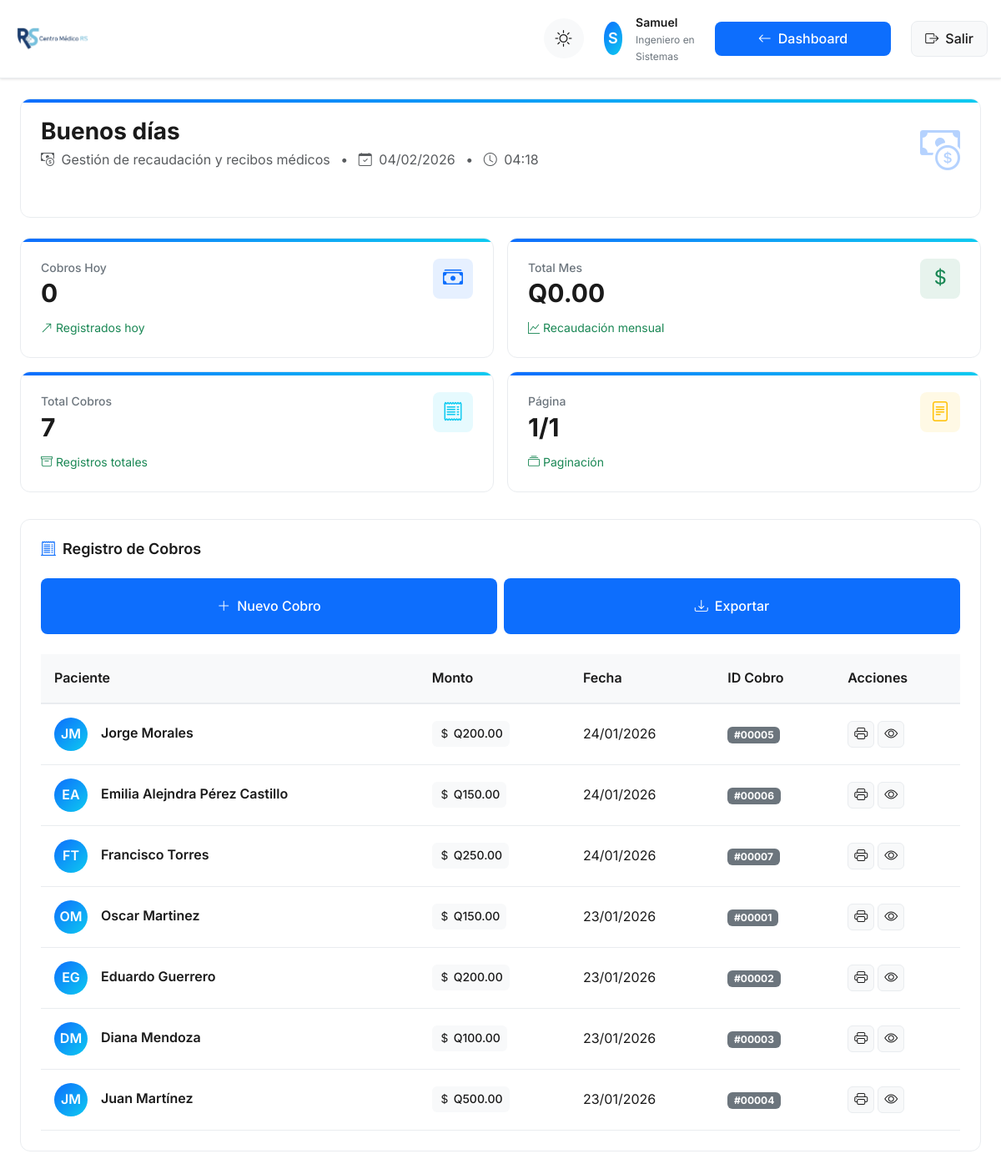
/php/billing/index.php (signed in), run on the app's committed database.
### tables this page shows
CREATE TABLE `cobros` (
  `in_cobro` int NOT NULL,
  `paciente_cobro` int NOT NULL,
  `id_doctor` int DEFAULT NULL,
  `cantidad_consulta` int NOT NULL,
  `fecha_consulta` datetime NOT NULL,
  `tipo_pago` enum('Efectivo','Tarjeta','Transferencia') DEFAULT 'Efectivo',
  `tipo_consulta` enum('Consulta','Reconsulta') DEFAULT 'Consulta'
);

### php/billing/index.php (the view, shortened to what this page needs)
<?php
try {
    $database = new Database();
    $conn = $database->getConnection();
    $user_name = $_SESSION['nombre'];
    $user_specialty = $_SESSION['especialidad'] ?? 'Profesional Médico';
    $page = isset($_GET['page']) ? (int) $_GET['page'] : 1;
    $limit = 25;
    $offset = ($page - 1) * $limit;
    $stmt = $conn->prepare("SELECT COUNT(*) as total FROM cobros");
    $stmt->execute();
    $total_records = $stmt->fetch(PDO::FETCH_ASSOC)['total'];
    $total_pages = ceil($total_records / $limit);
    $stmt = $conn->prepare("
        SELECT c.*, CONCAT(p.nombre, ' ', p.apellido) as nombre_paciente
        FROM cobros c
        JOIN pacientes p ON c.paciente_cobro = p.id_paciente
        ORDER BY c.fecha_consulta DESC
        LIMIT ? OFFSET ?
    ");
    $stmt->bindValue(1, $limit, PDO::PARAM_INT);
    $stmt->bindValue(2, $offset, PDO::PARAM_INT);
    $stmt->execute();
    $cobros = $stmt->fetchAll(PDO::FETCH_ASSOC);
    $stmt = $conn->prepare("SELECT COUNT(*) as total FROM cobros WHERE DATE(fecha_consulta) = CURDATE()");
    $stmt->execute();
    $hoy_cobros = $stmt->fetch(PDO::FETCH_ASSOC)['total'] ?? 0;
    $stmt = $conn->prepare("SELECT SUM(cantidad_consulta) as total FROM cobros WHERE MONTH(fecha_consulta) = MONTH(CURDATE())");
    $stmt->execute();
    $mes_total = $stmt->fetch(PDO::FETCH_ASSOC)['total'] ?? 0;
} catch (Exception $e) {
    error_log("Error en módulo de cobros: " . $e->getMessage());
    die("Error al cargar el módulo de cobros. Por favor, contacte al administrador.");
}
?>
<!DOCTYPE html>
<html lang="es" data-theme="light">
<head>
    <link rel="stylesheet" href="https://cdn.jsdelivr.net/npm/bootstrap-icons@1.10.0/font/bootstrap-icons.css">
    <link href="https://cdn.jsdelivr.net/npm/bootstrap@5.3.0/dist/css/bootstrap.min.css" rel="stylesheet">
    <link rel="stylesheet" href="https://cdn.jsdelivr.net/npm/sweetalert2@11/dist/sweetalert2.min.css">
</head>
<body>
    <div class="dashboard-container">
        <header class="dashboard-header">
            <div class="header-content">
                <div class="brand-container">
                    <img src="../../assets/img/cmrs.png" alt="Centro Médico RS" class="brand-logo">
                </div>
                <div class="header-controls">
                    <div class="theme-toggle">
                        <button id="themeSwitch" class="theme-btn" aria-label="Cambiar tema claro/oscuro">
                            <i class="bi bi-sun theme-icon sun-icon"></i>
                        </button>
                    </div>
                    <div class="header-user">
                        <div class="header-avatar">
                            <?php echo strtoupper(substr($user_name, 0, 1)); ?>
                        </div>
                        <div class="header-details">
                            <span class="header-name"><?php echo htmlspecialchars($user_name); ?></span>
                            <span class="header-role"><?php echo htmlspecialchars($user_specialty); ?></span>
                        </div>
                    </div>
                    <a href="../dashboard/index.php" class="action-btn secondary">
                        <i class="bi bi-arrow-left"></i>
                        Dashboard
                    </a>
                    <a href="../auth/logout.php" class="logout-btn">
                        <i class="bi bi-box-arrow-right"></i>
                        <span>Salir</span>
                    </a>
                </div>
            </div>
        </header>
        <main class="main-content">
            <div class="stat-card mb-4 animate-in">
                <div class="stat-header">
                    <div>
                        <h2 class="stat-value" style="font-size: 1.75rem; margin-bottom: 0.5rem;">
                            <span id="greeting-text">Módulo de Cobros</span>
                        </h2>
                        <p class="text-muted mb-0">
                            <i class="bi bi-cash-coin me-1"></i> Gestión de recaudación y recibos médicos
                            <span class="mx-2">•</span>
                            <i class="bi bi-calendar-check me-1"></i> <?php echo date('d/m/Y'); ?>
                            <span class="mx-2">•</span>
                            <i class="bi bi-clock me-1"></i> <span id="current-time"><?php echo date('H:i'); ?></span>
                        </p>
                    </div>
                    <div class="d-none d-md-block">
                        <i class="bi bi-cash-coin text-primary" style="font-size: 3rem; opacity: 0.3;"></i>
                    </div>
                </div>
            </div>
            <div class="stats-grid">
                <div class="stat-card animate-in delay-1">
                    <div class="stat-header">
                        <div>
                            <div class="stat-title">Cobros Hoy</div>
                            <div class="stat-value"><?php echo $hoy_cobros; ?></div>
                        </div>
                        <div class="stat-icon primary">
                            <i class="bi bi-cash-stack"></i>
                        </div>
                    </div>
                    <div class="stat-change positive">
                        <i class="bi bi-arrow-up-right"></i>
                        <span>Registrados hoy</span>
                    </div>
                </div>
                <div class="stat-card animate-in delay-2">
                    <div class="stat-header">
                        <div>
                            <div class="stat-title">Total Mes</div>
                            <div class="stat-value">Q<?php echo number_format($mes_total, 2); ?></div>
                        </div>
                        <div class="stat-icon success">
                            <i class="bi bi-currency-dollar"></i>
                        </div>
                    </div>
                    <div class="stat-change positive">
                        <i class="bi bi-graph-up"></i>
                        <span>Recaudación mensual</span>
                    </div>
                </div>
                <div class="stat-card animate-in delay-3">
                    <div class="stat-header">
                        <div>
                            <div class="stat-title">Total Cobros</div>
                            <div class="stat-value"><?php echo $total_records; ?></div>
                        </div>
                        <div class="stat-icon info">
                            <i class="bi bi-receipt"></i>
                        </div>
                    </div>
                    <div class="stat-change positive">
                        <i class="bi bi-archive"></i>
                        <span>Registros totales</span>
                    </div>
                </div>
                <div class="stat-card animate-in delay-4">
                    <div class="stat-header">
                        <div>
                            <div class="stat-title">Página</div>
                            <div class="stat-value"><?php echo $page; ?>/<?php echo $total_pages; ?></div>
                        </div>
                        <div class="stat-icon warning">
                            <i class="bi bi-file-text"></i>
                        </div>
                    </div>
                    <div class="stat-change positive">
                        <i class="bi bi-collection"></i>
                        <span>Paginación</span>
                    </div>
                </div>
            </div>
            <section class="billing-section animate-in delay-1">
                <div class="section-header">
                    <h3 class="section-title">
                        <i class="bi bi-receipt-cutoff section-title-icon"></i>
                        Registro de Cobros
                    </h3>
                    <div class="d-flex gap-2">
                        <button type="button" class="action-btn" data-bs-toggle="modal"
                            data-bs-target="#newBillingModal">
                            <i class="bi bi-plus-lg"></i>
                            Nuevo Cobro
                        </button>
                        <a href="export_cobros.php" class="action-btn secondary">
                            <i class="bi bi-download"></i>
                            Exportar
                        </a>
                    </div>
                </div>
                <?php if (count($cobros) > 0): ?>
                    <div class="table-responsive">
                        <table class="billing-table">
                            <thead>
                                <tr>
                                    <th>Paciente</th>
                                    <th>Monto</th>
                                    <th>Fecha</th>
                                    <th>ID Cobro</th>
                                    <th>Acciones</th>
                                </tr>
                            </thead>
                            <tbody>
                                <?php foreach ($cobros as $cobro): ?>
                                    <?php
                                    $patient_name = htmlspecialchars($cobro['nombre_paciente']);
                                    $patient_initials = strtoupper(
                                        substr(explode(' ', $cobro['nombre_paciente'])[0], 0, 1) .
                                        (isset(explode(' ', $cobro['nombre_paciente'])[1]) ? substr(explode(' ', $cobro['nombre_paciente'])[1], 0, 1) : '')
                                    );
                                    ?>
                                    <tr>
                                        <td>
                                            <div class="patient-cell">
                                                <div class="patient-avatar">
                                                    <?php echo $patient_initials; ?>
                                                </div>
                                                <div class="patient-info">
                                                    <div class="patient-name"><?php echo $patient_name; ?></div>
                                                </div>
                                            </div>
                                        </td>
                                        <td>
                                            <span class="amount-badge">
                                                <i class="bi bi-currency-dollar"></i>
                                                Q<?php echo number_format($cobro['cantidad_consulta'], 2); ?>
                                            </span>
                                        </td>
                                        <td>
                                            <?php echo date('d/m/Y', strtotime($cobro['fecha_consulta'])); ?>
                                        </td>
                                        <td>
                                            <span
                                                class="badge bg-secondary">#<?php echo str_pad($cobro['in_cobro'], 5, '0', STR_PAD_LEFT); ?></span>
                                        </td>
                                        <td>
                                            <div class="action-buttons">
                                                <a href="print_receipt.php?id=<?php echo $cobro['in_cobro']; ?>" target="_blank"
                                                    class="btn-icon print" title="Imprimir recibo">
                                                    <i class="bi bi-printer"></i>
                                                </a>
                                                <button type="button" class="btn-icon view view-details"
                                                    data-id="<?php echo $cobro['in_cobro']; ?>"
                                                    data-nombre="<?php echo htmlspecialchars($cobro['nombre_paciente']); ?>"
                                                    data-monto="<?php echo $cobro['cantidad_consulta']; ?>"
                                                    data-fecha="<?php echo date('d/m/Y', strtotime($cobro['fecha_consulta'])); ?>"
                                                    title="Ver detalles">
                                                    <i class="bi bi-eye"></i>
                                                </button>
                                            </div>
                                        </td>
                                    </tr>
                                <?php endforeach; ?>
                            </tbody>
                        </table>
                    </div>
                <?php endif; ?>
            </section>
        </main>
    </div>
</body>
</html>

### data on the page
cobros: patient_initials "JM", patient_name "Jorge Morales", cantidad_consulta "200.00", fecha_consulta "24/01/2026", in_cobro "00005"
cobros: patient_initials "EA", patient_name "Emilia Alejndra Pérez Castillo", cantidad_consulta "150.00", fecha_consulta "24/01/2026", in_cobro "00006"
cobros: patient_initials "FT", patient_name "Francisco Torres", cantidad_consulta "250.00", fecha_consulta "24/01/2026", in_cobro "00007"
cobros: patient_initials "OM", patient_name "Oscar Martinez", cantidad_consulta "150.00", fecha_consulta "23/01/2026", in_cobro "00001"
cobros: patient_initials "EG", patient_name "Eduardo Guerrero", cantidad_consulta "200.00", fecha_consulta "23/01/2026", in_cobro "00002"
cobros: patient_initials "DM", patient_name "Diana Mendoza", cantidad_consulta "100.00", fecha_consulta "23/01/2026", in_cobro "00003"
cobros: patient_initials "JM", patient_name "Juan Martínez", cantidad_consulta "500.00", fecha_consulta "23/01/2026", in_cobro "00004"

### other printed values
substr($user_name, 0, 1) "S"
$user_name "Samuel"
$user_specialty "Ingeniero en Sistemas"
$hoy_cobros "0"
$mes_total "0.00"
$total_records "7"
$page "1"
$total_pages "1"
